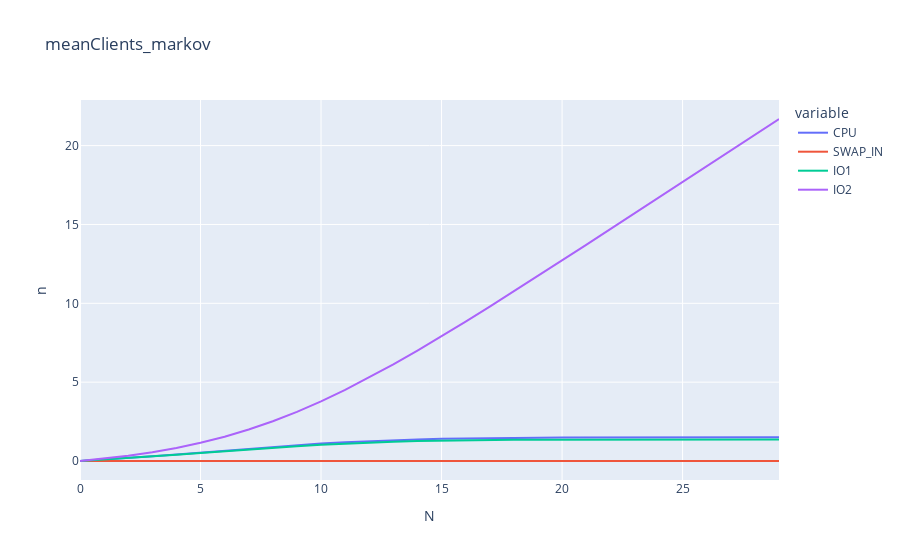

The notebook cell saved with this chart:
### Code cell
produce_graph_and_save(meanClients,"meanClients_markov","n")

### Figure 1 — Plotly figure (JSON) as saved in the notebook; plotly's stock layout.template omitted (floating-point values rounded to 4 significant figures)
{"data": [{"hovertemplate": "variable=CPU<br>N=%{x}<br>value=%{y}<extra></extra>", "legendgroup": "CPU", "line": {"color": "#636efa", "dash": "solid"}, "marker": {"symbol": "circle"}, "mode": "lines", "name": "CPU", "orientation": "v", "showlegend": true, "type": "scatter", "x": [0, 1, 2, 3, 4, 5, 6, 7, 8, 9, 10, 11, 12, 13, 14, 15, 16, 17, 18, 19, 20, 21, 22, 23, 24, 25, 26, 27, 28, 29], "xaxis": "x", "y": [0, 0.0906, 0.1903, 0.2985, 0.4142, 0.5352, 0.6587, 0.7812, 0.899, 1.009, 1.107, 1.192, 1.264, 1.323, 1.369, 1.405, 1.432, 1.452, 1.467, 1.477, 1.484, 1.489, 1.493, 1.495, 1.497, 1.498, 1.499, 1.499, 1.499, 1.5], "yaxis": "y"}, {"hovertemplate": "variable=SWAP_IN<br>N=%{x}<br>value=%{y}<extra></extra>", "legendgroup": "SWAP_IN", "line": {"color": "#EF553B", "dash": "solid"}, "marker": {"symbol": "circle"}, "mode": "lines", "name": "SWAP_IN", "orientation": "v", "showlegend": true, "type": "scatter", "x": [0, 1, 2, 3, 4, 5, 6, 7, 8, 9, 10, 11, 12, 13, 14, 15, 16, 17, 18, 19, 20, 21, 22, 23, 24, 25, 26, 27, 28, 29], "xaxis": "x", "y": [0, 0, 0, 0, 0, 0, 0, 0, 0, 0, 0, 0, 0, 0, 0, 0, 0, 0, 0, 0, 0, 0, 0, 0, 0, 0, 0, 0, 0, 0], "yaxis": "y"}, {"hovertemplate": "variable=IO1<br>N=%{x}<br>value=%{y}<extra></extra>", "legendgroup": "IO1", "line": {"color": "#00cc96", "dash": "solid"}, "marker": {"symbol": "circle"}, "mode": "lines", "name": "IO1", "orientation": "v", "showlegend": true, "type": "scatter", "x": [0, 1, 2, 3, 4, 5, 6, 7, 8, 9, 10, 11, 12, 13, 14, 15, 16, 17, 18, 19, 20, 21, 22, 23, 24, 25, 26, 27, 28, 29], "xaxis": "x", "y": [0, 0.08725, 0.1827, 0.2856, 0.3949, 0.5083, 0.6232, 0.7362, 0.8439, 0.943, 1.031, 1.107, 1.17, 1.221, 1.261, 1.291, 1.314, 1.33, 1.342, 1.35, 1.356, 1.36, 1.363, 1.365, 1.366, 1.367, 1.367, 1.368, 1.368, 1.368], "yaxis": "y"}, {"hovertemplate": "variable=IO2<br>N=%{x}<br>value=%{y}<extra></extra>", "legendgroup": "IO2", "line": {"color": "#ab63fa", "dash": "solid"}, "marker": {"symbol": "circle"}, "mode": "lines", "name": "IO2", "orientation": "v", "showlegend": true, "type": "scatter", "x": [0, 1, 2, 3, 4, 5, 6, 7, 8, 9, 10, 11, 12, 13, 14, 15, 16, 17, 18, 19, 20, 21, 22, 23, 24, 25, 26, 27, 28, 29], "xaxis": "x", "y": [0, 0.151, 0.3347, 0.5579, 0.8282, 1.153, 1.54, 1.994, 2.518, 3.114, 3.779, 4.508, 5.294, 6.129, 7.004, 7.911, 8.843, 9.795, 10.76, 11.74, 12.72, 13.71, 14.7, 15.7, 16.69, 17.69, 18.69, 19.69, 20.69, 21.69], "yaxis": "y"}], "layout": {"legend": {"title": {"text": "variable"}, "tracegroupgap": 0}, "title": {"text": "meanClients_markov"}, "xaxis": {"anchor": "y", "domain": [0, 1], "title": {"text": "N"}}, "yaxis": {"anchor": "x", "domain": [0, 1], "title": {"text": "n"}}}}
